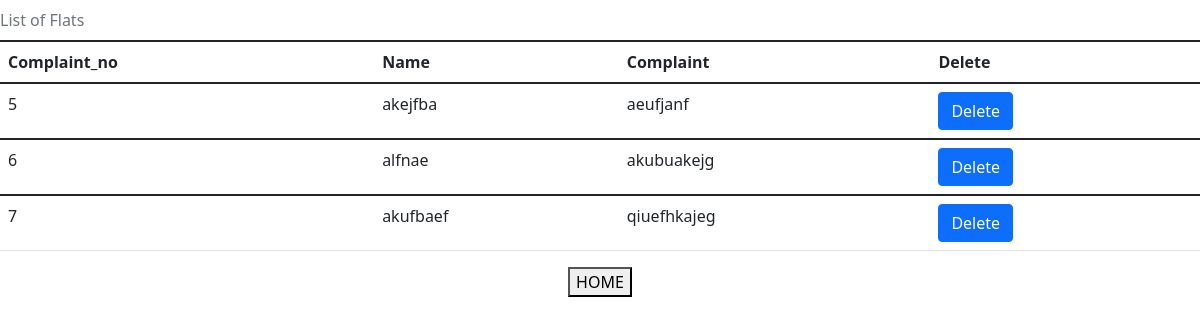
The app's page /displayco.php with its own data.
### tables this page shows
CREATE TABLE `complaint` (
  `Complaint_no` int(255) NOT NULL,
  `Name` varchar(20) NOT NULL,
  `Complaint` text NOT NULL
);

### displayco.php (the view, shortened to what this page needs)
<!DOCTYPE html>
<html lang="en">
<head>
<link href="https://cdn.jsdelivr.net/npm/bootstrap@5.1.3/dist/css/bootstrap.min.css" rel="stylesheet" >
</head>
<body>
    <div class="containeer">
        <div class="row">
            <div class="col-lg-12">
            <table class="table caption-top">
            <caption>List of Flats</caption>
                <thead thead class="thead-dark">
                    <tr>
                        <th scope="col">Complaint_no</th>
                        <th scope="col">Name</th>
                        <th scope="col">Complaint</th>
                        <th scope="col">Delete</th>
                    </tr>
                </thead>
                <?php
                include 'conn.php';
                $query="select *from complaint";
                $result=mysqli_query($conn,$query);
                while($res=mysqli_fetch_array($result)){
                ?>
                <tbody>
                     <tr>
                        <td><?php echo $res['Complaint_no']?></td>
                        <td><?php echo $res['Name']?></td>
                        <td><?php echo $res['Complaint']?></td>
                        <td><a href="deleteco.php?Complaint_no=<?php echo $res['Complaint_no']?>"><input type="button" class="btn btn-primary" value="Delete"></a></td>
                    </tr>
                </tbody>
                <?php }?>
</table>
<center>
    <a href="homemanager.php"><button> HOME </button></a>
                </center>
            </div>
        </div>
    </div>
</body>
</html>

### records on screen
complaint: Complaint_no "5", Name "akejfba", Complaint "aeufjanf"
complaint: Complaint_no "6", Name "alfnae", Complaint "akubuakejg"
complaint: Complaint_no "7", Name "akufbaef", Complaint "qiuefhkajeg"
